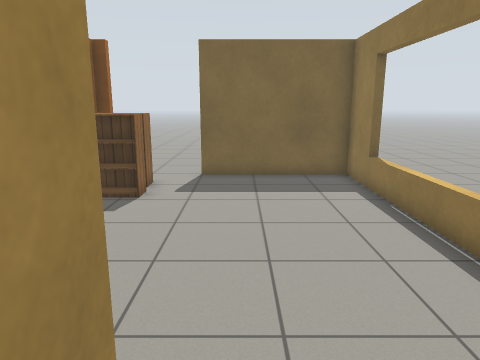
View 1 (above)

19 first-person views from a walk through a world built for the Gazebo simulator. The camera is 1.3 m above the floor, tilts 12° down and sees 70° across. The floor is counted in squares, 0.5 m on a side. Each view is taken from the middle of a square. On the plan, view 1 faces up. The plan holds only what a view shows up to about 20 squares ahead; the rest is blank. Robots are left out. Simple patterns stand in for the simulator's built-in surfaces.

View 2
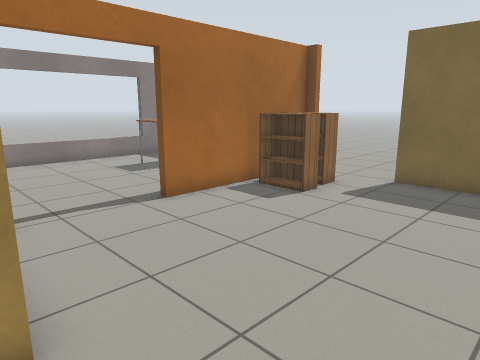

View 3
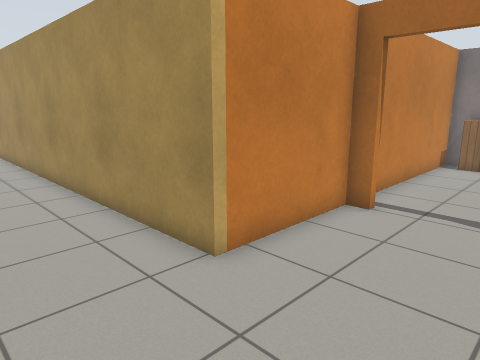

View 4
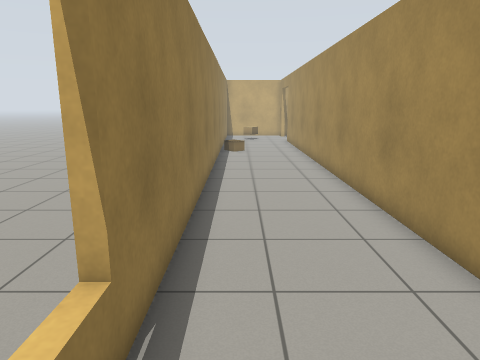

View 5
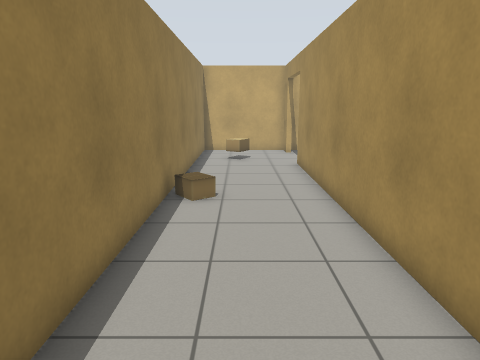

View 6
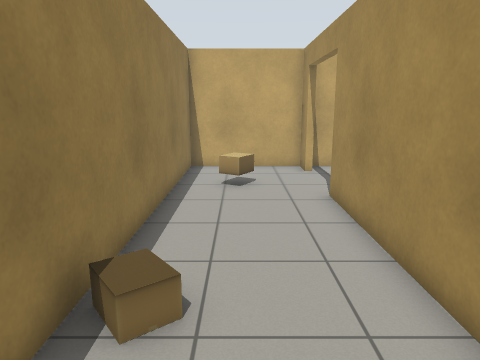

View 7
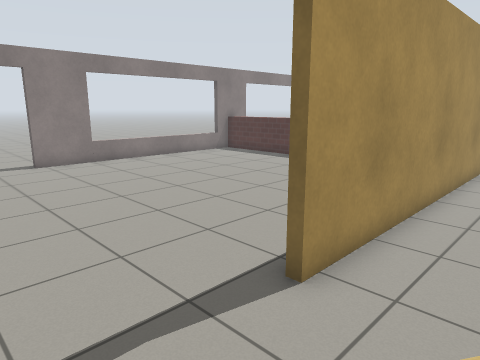

View 8
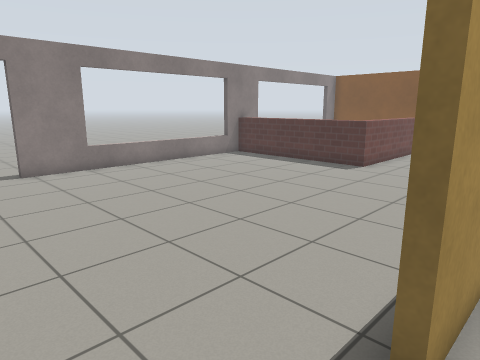

View 9
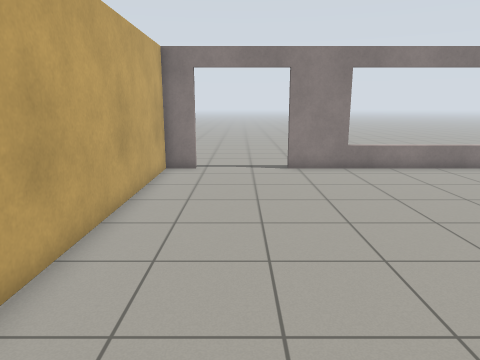

View 10
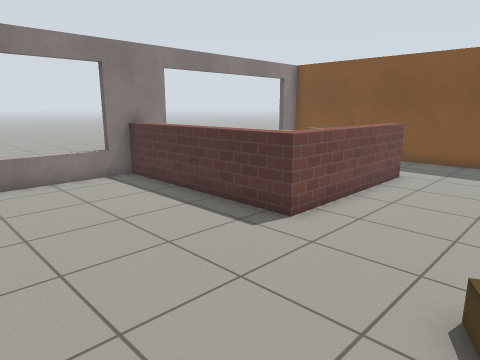

View 11
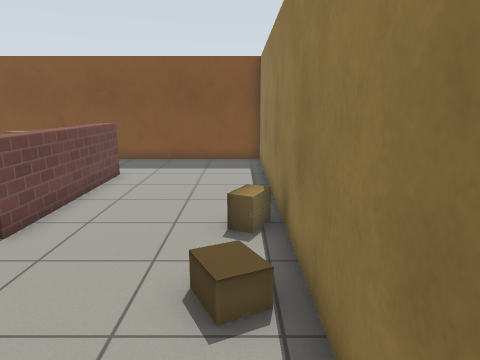

View 12
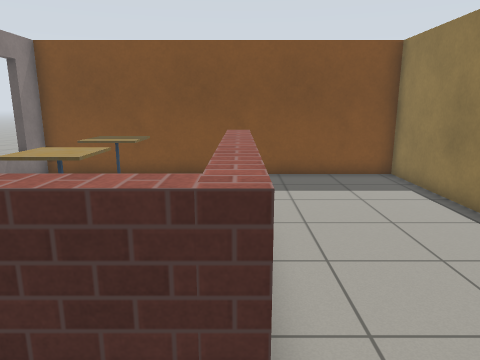

View 13
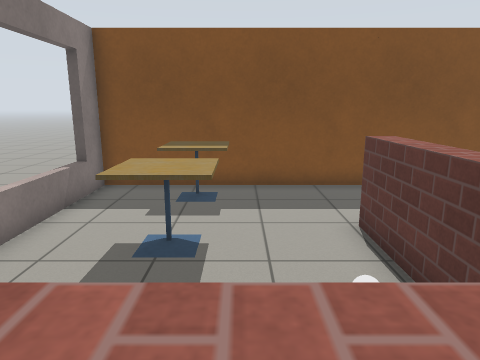

View 14
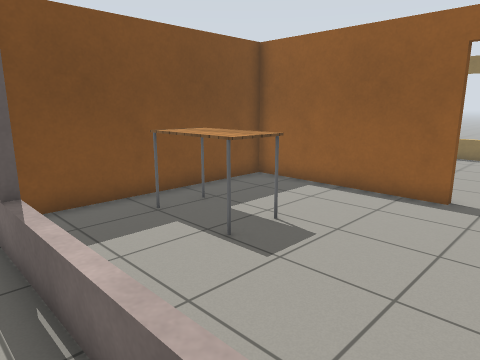

View 15
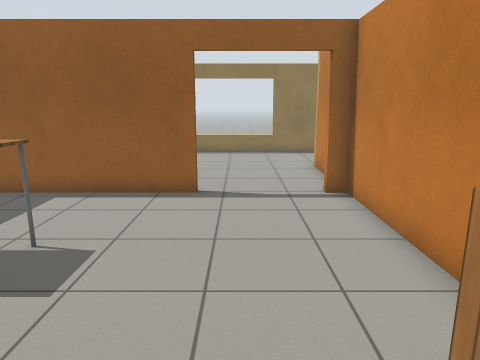

View 16
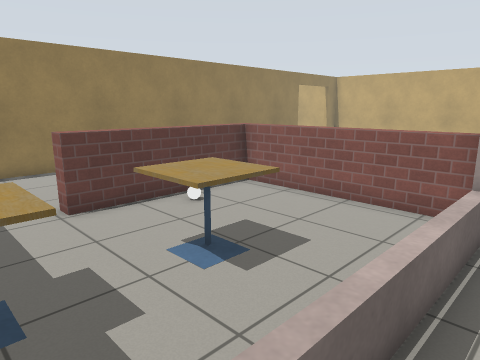

View 17
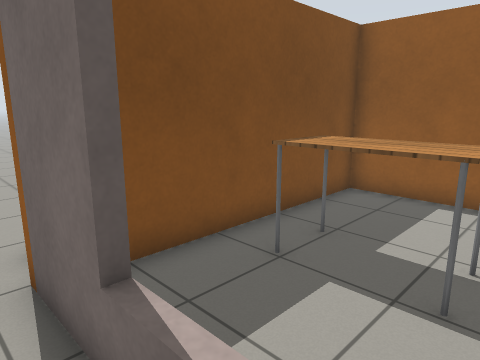

View 18
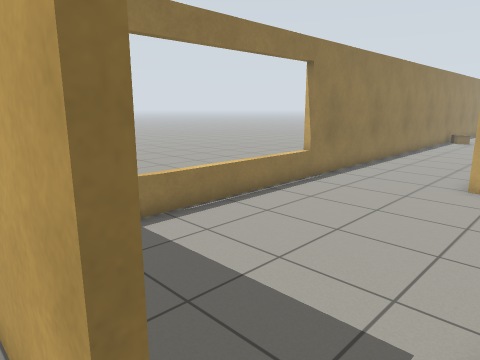

View 19
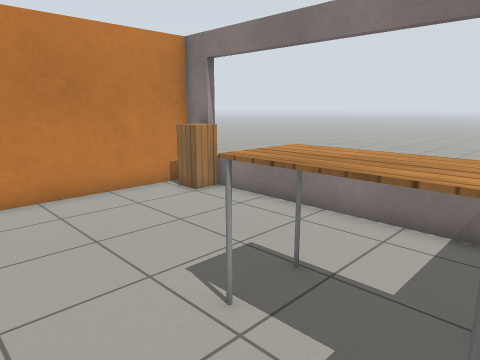

### Floor plan
Key: @ floor where view 1 was taken; # wall or solid block; . floor; D open door; = window, fence, low wall or low ledge; B bookshelf; T table; C cabinet; A cafe table; R cardboard box; W white ball.
Columns run from 16 left of view 1 to 6 right of it. Each row starts with its distance up from view 1.
 16            ....
 15            ....
 14  .          ...
 13  ###########...######
 12  #...TT...#BBB......#
 11  #...TT...#BBB......#
 10  =...TT...#BBB......=
  9  =...TT...#.........=
  8 .=........#.........=
  7  =........#.........=
  6  =........DD........=
  5 .=........DD........=
  4 .=........DD........=
  3  #C.......DD........#..
  2  #........#.........#..
  1  ###AA##########....#..
  0 .#..AA.........#@...#
 -1  =..AA.........#....#
 -2  =.............#....#
 -3  =..AA...=.....#....#
 -4  =..AA...=.....#....#
 -5  =.......=.....#....#
 -6  =......W=.....#....#
 -7  =.......=.....#....#
 -8  #.......=....R#....#
 -9  #========....R#....#
-10  #.............#....#
-11  =............R#....#
-12  =............R#....#
-13  =.............#....#
-14  =............ #....#
-15  =............ #...R#
-16  =.............#....#
-17  =.............#....#
-18  =.............#....#
-19  #.............#....#
-20  #.............#....#
-21 .D.............D....#
-22 .D.............D..R.#
-23 .D.............D..R.#
-24 .D.............D....#
-25 .D.............D....#
-26  ####################

Positions as (right, up) in squares from view 1, and headings:
1: (0, 0), facing up
2: (3, 1), facing up-left
3: (3, 6), facing down-left
4: (3, 6), facing down
5: (2, -5), facing down
6: (2, -11), facing down
7: (2, -25), facing up-left
8: (0, -24), facing up-left
9: (0, -23), facing left
10: (-2, -16), facing up-left
11: (-2, -16), facing up
12: (-7, -12), facing up
13: (-10, -10), facing up
14: (-16, 4), facing up-right
15: (-16, 5), facing right
16: (-16, 0), facing down-right
17: (-16, 8), facing up-right
18: (-3, 14), facing down-right
19: (-7, 12), facing down-left
